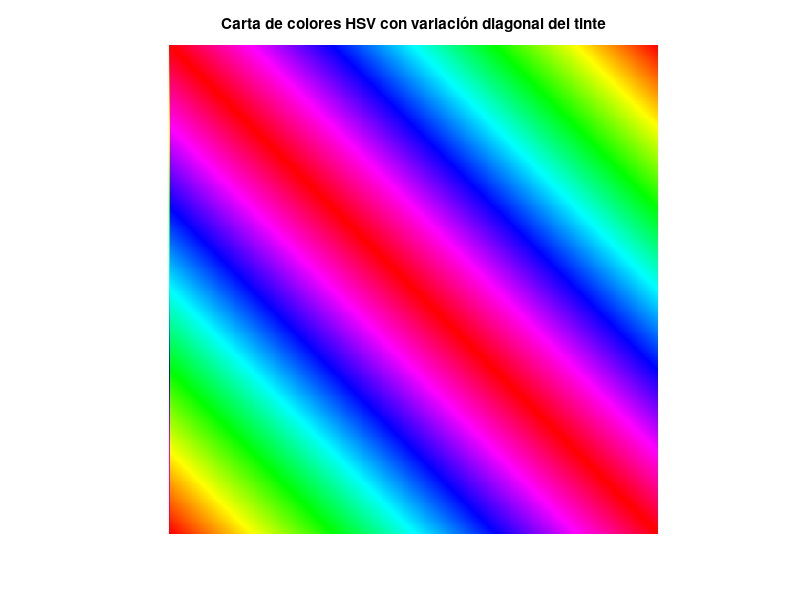

The MATLAB source for this figure:
% Generar una carta de colores 256x256 trabajando en el espacio HSV
% El canal de tinte variará en diagonal para todo su rango siguiendo 
% una matriz de Toeplitz

size = 256;
hue = toeplitz(linspace(1, 0, size));

saturation = ones(size);
value = ones(size);

% Combinar los canales para crear la imagen en espacio HSV
hsv_img = cat(3, hue, saturation, value);

% Convertir la imagen de HSV a RGB para visualizarla
rgb_img = hsv2rgb(hsv_img);

imshow(rgb_img);
title('Carta de colores HSV con variación diagonal del tinte');
